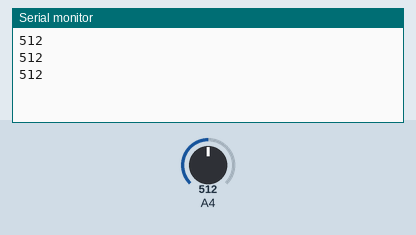
Simulated run of this sketch. Board: Arduino Mega 2560, built with avr-gcc and run on an emulated ATmega2560. On the bench: the last lines printed to the serial monitor. Inputs (shaded band) come from the test bench; at power-on: A4 = 512.

Above: at 2.2 s.
2.3 s: A4 set to 716
At 2.9 s:
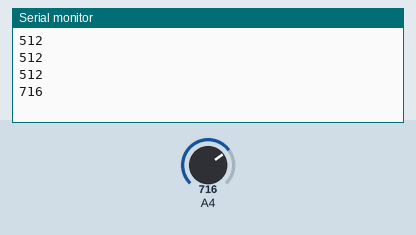
3.8 s: A4 set to 900
At 4.4 s:
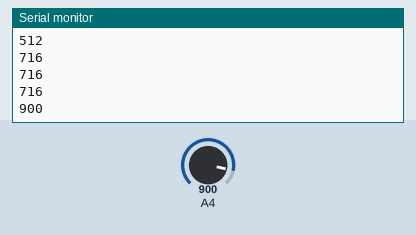
Timing chart, 0 to 6.8 s (numbered marks = the images above; inputs shaded):
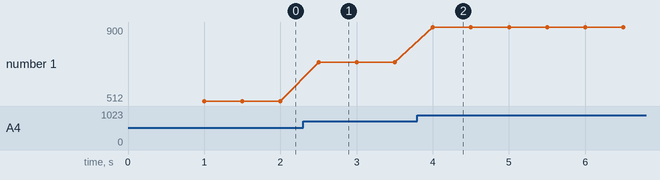

Measured:
- after the input at 2.3 s, the serial monitor: prints a new line after 0.20 s (image 1)
- after the input at 3.8 s, the serial monitor: prints a new line after 0.20 s (image 2)
- plotted number 1: 512 → 716 after the input at 2.3 s, 716 → 900 after the input at 3.8 s

The sketch:

hall_test.ino
```cpp
const int hall_sensor = 36;
int hall_valor = 0;

void setup() {
  Serial.begin(115200);
  delay(1000);
}

void loop() {
  // put your main code here, to run repeatedly:
  hall_valor = analogRead(hall_sensor);
  Serial.println(hall_valor);
  delay(500);
}
```
